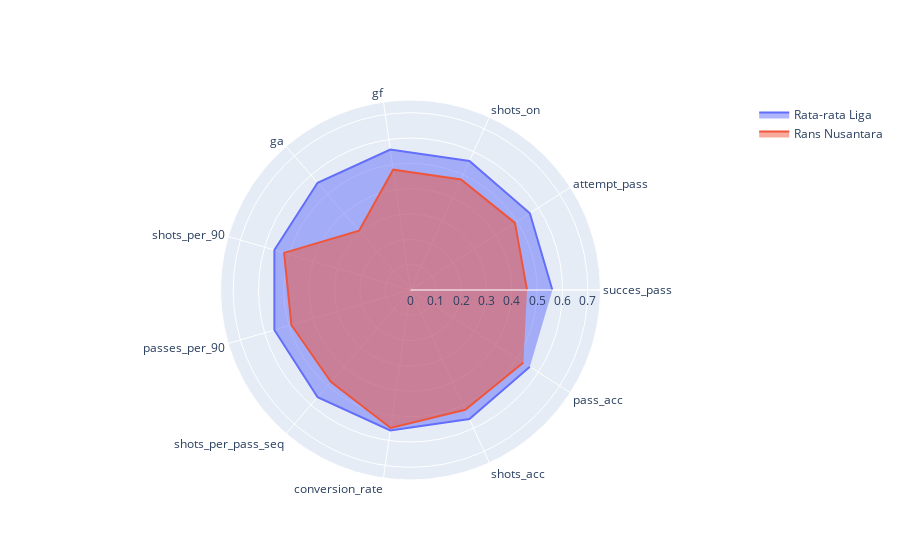

Write notebook code for a chart like this one.
### Code cell
rans = df[df['team']=='rans nusantara'].drop(['team','blocked_shots','gd','w','d','l','pts','total_shots','succes_tackle'], axis=1)
r_rans = []
for x in theta:
    r_rans.append(round(float(rans[x].values)/float(df[x].sum()),3)*10)
Liga = go.Scatterpolar(
   r = r_avg, theta = theta, mode = 'lines', name = 'Rata-rata Liga',fill='toself',
)
Rans_Nusantara = go.Scatterpolar(
   r = r_rans, theta = theta, mode = 'lines', name = 'Rans Nusantara', fill='toself',)

data2 = [Liga,Rans_Nusantara]
fig2 = go.Figure(data = data2)
fig2.update_layout(polar=dict(radialaxis=dict(visible=True,range=[0, .75])))
iplot(fig2)

### Figure 1 — Plotly figure (JSON) as saved in the notebook; plotly's stock layout.template omitted (floating-point values rounded to 4 significant figures)
{"data": [{"fill": "toself", "mode": "lines", "name": "Rata-rata Liga", "r": [0.56, 0.56, 0.56, 0.56, 0.56, 0.56, 0.56, 0.56, 0.56, 0.56, 0.56], "theta": ["succes_pass", "attempt_pass", "shots_on", "gf", "ga", "shots_per_90", "passes_per_90", "shots_per_pass_seq", "conversion_rate", "shots_acc", "pass_acc"], "type": "scatterpolar"}, {"fill": "toself", "mode": "lines", "name": "Rans Nusantara", "r": [0.46, 0.49, 0.48, 0.48, 0.31, 0.52, 0.49, 0.48, 0.55, 0.52, 0.53], "theta": ["succes_pass", "attempt_pass", "shots_on", "gf", "ga", "shots_per_90", "passes_per_90", "shots_per_pass_seq", "conversion_rate", "shots_acc", "pass_acc"], "type": "scatterpolar"}], "layout": {"polar": {"radialaxis": {"range": [0, 0.75], "visible": true}}}}
